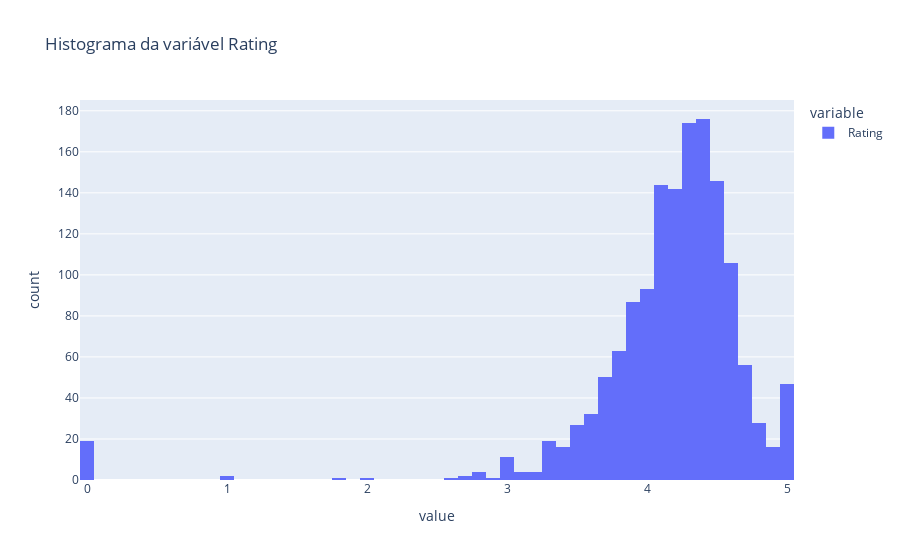

The code cell stored with this chart in its notebook:
### Code cell
# Distribuição da variável Rating
px.histogram(df_cosmeticos['Rating'], title='Histograma da variável Rating')

### Figure 1 — Plotly figure (JSON) as saved in the notebook; plotly's stock layout.template omitted (floating-point values rounded to 4 significant figures; data arrays with more than 128 entries replaced by an {"elided": "..."} marker saying what was removed)
{"data": [{"alignmentgroup": "True", "bingroup": "x", "hovertemplate": "variable=Rating<br>value=%{x}<br>count=%{y}<extra></extra>", "legendgroup": "Rating", "marker": {"color": "#636efa", "pattern": {"shape": ""}}, "name": "Rating", "offsetgroup": "Rating", "orientation": "v", "showlegend": true, "type": "histogram", "x": {"elided": "1472 float values"}, "xaxis": "x", "yaxis": "y"}], "layout": {"barmode": "relative", "legend": {"title": {"text": "variable"}, "tracegroupgap": 0}, "title": {"text": "Histograma da variável Rating"}, "xaxis": {"anchor": "y", "domain": [0, 1], "title": {"text": "value"}}, "yaxis": {"anchor": "x", "domain": [0, 1], "title": {"text": "count"}}}}
